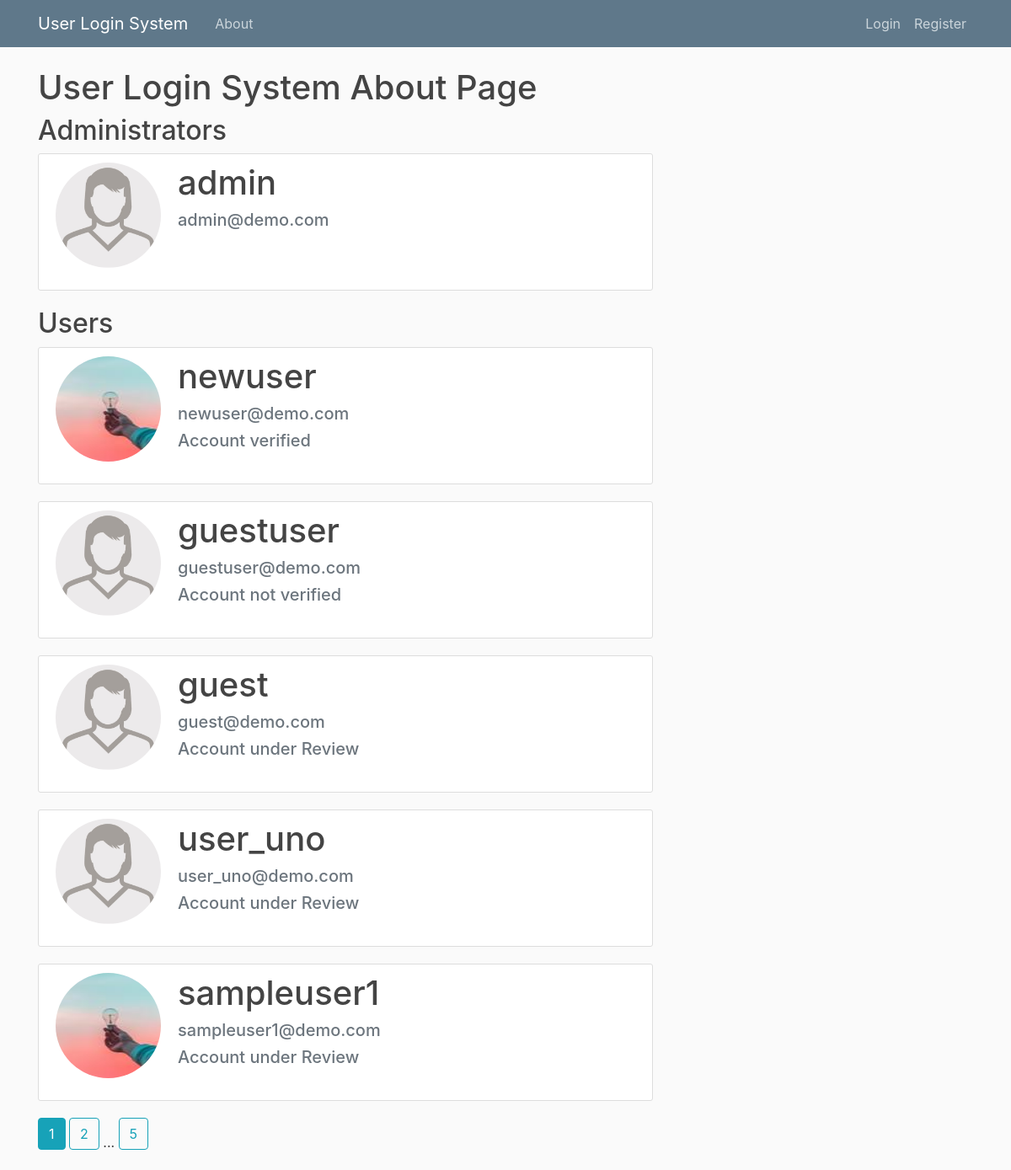
Before: /about with the older database file.
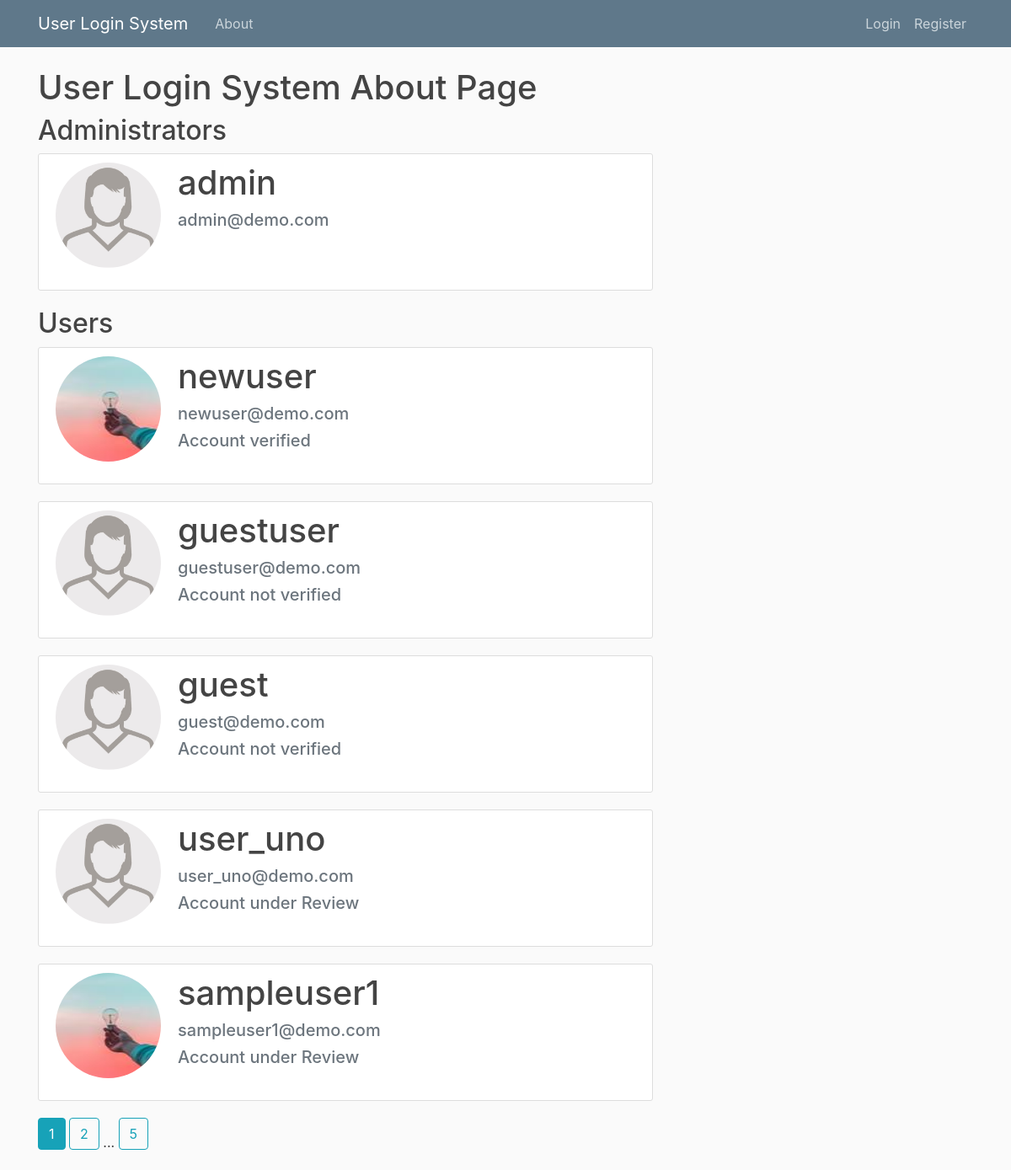
After: the same page with the newer database file.
### user_login_system/models.py (models this page shows, shortened)
class User(db.Model, UserMixin):
    id = db.Column(db.Integer, primary_key=True)
    username = db.Column(db.String(20), unique=True, nullable=False)
    email = db.Column(db.String(120), unique=True, nullable=False)
    profile_pic = db.Column(db.String(20), nullable=False, default='default.jpg')
    password = db.Column(db.String(60), nullable=False)
    date_of_registration = db.Column(db.DateTime, nullable=False, default=datetime.utcnow)
    is_verified = db.Column(db.Boolean, default=False, nullable=False)
    reviewed = db.Column(db.Boolean, default=False, nullable=False)

### user_login_system/main/routes.py (the view)
@main.route('/about')
def about():
    page = request.args.get('page', 1, type=int)
    users = User.query.filter(User.username != 'admin').paginate(per_page=5, page=page)
    admins = User.query.filter(User.username == 'admin')
    return render_template("about.html", title='About', users=users, admins=admins)

### user_login_system/templates/about.html
{% extends "layout.html" %}
{% block bodycontent %}
    <h1>User Login System About Page</h1>
    <h2>Administrators</h2>
    {% for admin in admins %}
        <div class="content-section">
            <div class="media">
                <img class="rounded-circle account-img"
                     src="{{ url_for('static', filename='profile_pics/' + admin.profile_pic) }}">
                <div class="media-body">
                    <h2 class="account-heading">{{ admin.username }}</h2>
                    <h5 class="text-secondary">{{ admin.email }}</h5>
                </div>
            </div>
        </div>
    {% endfor %}
    <h2>Users</h2>
    {% for user in users.items %}
        {% if user.username != 'admin' %}
            <div class="content-section">
                <div class="media">
                    <img class="rounded-circle account-img"
                         src="{{ url_for('static', filename='profile_pics/' + user.profile_pic) }}">
                    <div class="media-body">
                        <h2 class="account-heading">{{ user.username }}</h2>
                        <h5 class="text-secondary">{{ user.email }}</h5>
                        {% if user.is_verified %}
                            <h5 class="text-secondary">Account verified</h5>
                        {% endif %}
                        {% if user.reviewed and not user.is_verified %}
                            <h5 class="text-secondary">Account not verified</h5>
                        {% endif %}
                        {% if not user.reviewed %}
                            <h5 class="text-secondary">Account under Review</h5>
                        {% endif %}
                    </div>
                </div>
            </div>
        {% endif %}
    {% endfor %}
    {% for page_number in users.iter_pages(left_edge=1, right_edge=1, left_current=1, right_current=2) %}
        {% if page_number %}
            {% if users.page == page_number %}
                <a class="btn btn-info mb-4"
                   href="{{ url_for('main.about', page=page_number) }}">{{ page_number }}</a>
            {% else %}
                <a class="btn btn-outline-info mb-4" href="{{ url_for('main.about', page=page_number) }}">
                    {{ page_number }}
                </a>
            {% endif %}
        {% else %}
            ...
        {% endif %}
    {% endfor %}
{% endblock bodycontent %}

### user_login_system/templates/layout.html (shortened to what this page needs)
<!DOCTYPE html>
<html lang="en">
<head>
    <link rel="stylesheet" href="https://maxcdn.bootstrapcdn.com/bootstrap/4.0.0/css/bootstrap.min.css" integrity=
            "sha384-Gn5384xqQ1aoWXA+058RXPxPg6fy4IWvTNh0E263XmFcJlSAwiGgFAW/dAiS6JXm">
    <link rel="stylesheet" type="text/css" href="{{ url_for('static', filename='main.css') }}">
</head>
<body>
    <header class="site-header">
      <nav class="navbar navbar-expand-md navbar-dark bg-steel fixed-top">
        <div class="container">
          <a class="navbar-brand mr-4" href="/">User Login System</a>
          <div class="collapse navbar-collapse" id="navbarToggle">
            <div class="navbar-nav mr-auto">
              <a class="nav-item nav-link" href="{{ url_for('main.about') }}">About</a>
            </div>
            <div class="navbar-nav">
              {% if current_user.is_authenticated %}
                {% if current_user.email == 'admin@demo.com' %}
                  <a class="nav-item nav-link" href="{{ url_for('users.admin_panel') }}">Admin Panel</a>
                {% else %}
                  <a class="nav-item nav-link" href="{{ url_for('users.user_dashboard') }}">User Dashboard</a>
                {% endif %}
                <a class="nav-item nav-link" href="{{ url_for('users.logout') }}">Logout</a>
              {% else %}
                <a class="nav-item nav-link" href="{{ url_for('users.login') }}">Login</a>
                <a class="nav-item nav-link" href="{{ url_for('users.register') }}">Register</a>
              {% endif %}
            </div>
          </div>
        </div>
      </nav>
    </header>
    <main role="main" class="container">
      <div class="row">
        <div class="col-md-8">
          {% block bodycontent %}{% endblock bodycontent %}
        </div>
      </div>
    </main>
</body>
</html>

### user_login_system/static/main.css (style rules this page uses)
body { background: #fafafa; color: #333333; margin-top: 5rem; }
h1, h2, h3, h4, h5, h6 { color: #444444; }
.bg-steel { background-color: #5f788a; }
.site-header .navbar-nav .nav-link { color: #cbd5db; }
.content-section { background: #ffffff; padding: 10px 20px; border: 1px solid #dddddd; border-radius: 3px; margin-bottom: 20px; }
.account-img { height: 125px; width: 125px; margin-right: 20px; margin-bottom: 16px; }
.account-heading { font-size: 2.5rem; }

Changed rows visible on the page:
changed User "guest": reviewed "Account under Review" → "Account not verified"
